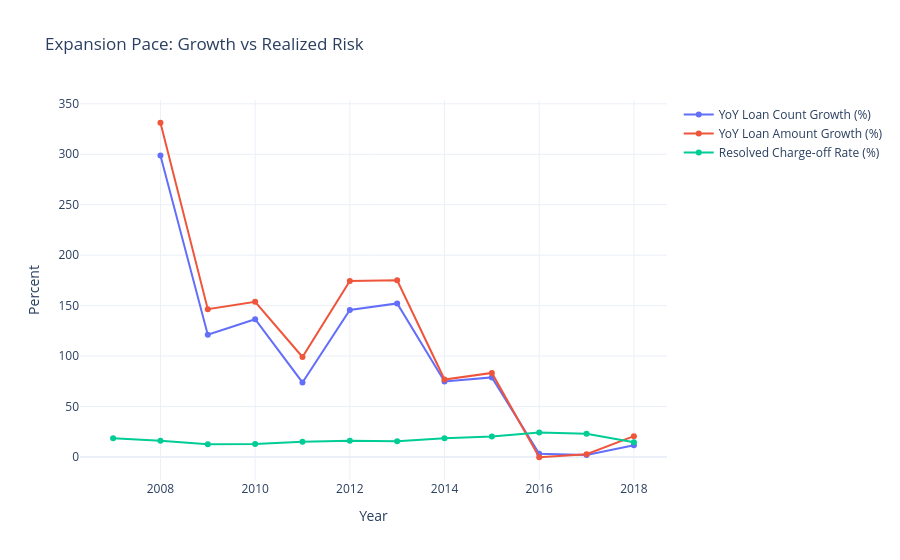

Notebook code for this chart:
### Code cell
rows = []
with open(DATA / 'expansion_yearly_metrics.csv', newline='', encoding='utf-8') as f:
    r = csv.DictReader(f)
    for row in r:
        rows.append({
            'year': int(row['year']),
            'yoy_count': None if row['yoy_loan_count_pct'] in ('', 'None') else float(row['yoy_loan_count_pct']),
            'yoy_amt': None if row['yoy_loan_amt_pct'] in ('', 'None') else float(row['yoy_loan_amt_pct']),
            'resolved_co': float(row['resolved_co_rate_pct'])
        })

years = [x['year'] for x in rows]
count_growth = [x['yoy_count'] for x in rows]
amt_growth = [x['yoy_amt'] for x in rows]
co = [x['resolved_co'] for x in rows]

fig = go.Figure()
fig.add_trace(go.Scatter(x=years, y=count_growth, mode='lines+markers', name='YoY Loan Count Growth (%)'))
fig.add_trace(go.Scatter(x=years, y=amt_growth, mode='lines+markers', name='YoY Loan Amount Growth (%)'))
fig.add_trace(go.Scatter(x=years, y=co, mode='lines+markers', name='Resolved Charge-off Rate (%)'))
fig.update_layout(template='plotly_white', title='Expansion Pace: Growth vs Realized Risk', xaxis_title='Year', yaxis_title='Percent')
fig.show()

### Figure 1 — Plotly figure (JSON) as saved in the notebook; plotly's stock layout.template omitted (floating-point values rounded to 4 significant figures)
{"data": [{"mode": "lines+markers", "name": "YoY Loan Count Growth (%)", "type": "scatter", "x": [2007, 2008, 2009, 2010, 2011, 2012, 2013, 2014, 2015, 2016, 2017, 2018], "y": [null, 298.8, 121.1, 136.5, 73.84, 145.7, 152.2, 74.81, 78.85, 3.132, 2.047, 11.69]}, {"mode": "lines+markers", "name": "YoY Loan Amount Growth (%)", "type": "scatter", "x": [2007, 2008, 2009, 2010, 2011, 2012, 2013, 2014, 2015, 2016, 2017, 2018], "y": [null, 331.2, 146.4, 153.8, 99.12, 174.5, 175.2, 76.74, 83.33, -0.2709, 2.757, 20.61]}, {"mode": "lines+markers", "name": "Resolved Charge-off Rate (%)", "type": "scatter", "x": [2007, 2008, 2009, 2010, 2011, 2012, 2013, 2014, 2015, 2016, 2017, 2018], "y": [18.64, 16.07, 12.65, 12.93, 15.12, 16.2, 15.6, 18.53, 20.19, 24.25, 22.9, 14.67]}], "layout": {"title": {"text": "Expansion Pace: Growth vs Realized Risk"}, "xaxis": {"title": {"text": "Year"}}, "yaxis": {"title": {"text": "Percent"}}}}
